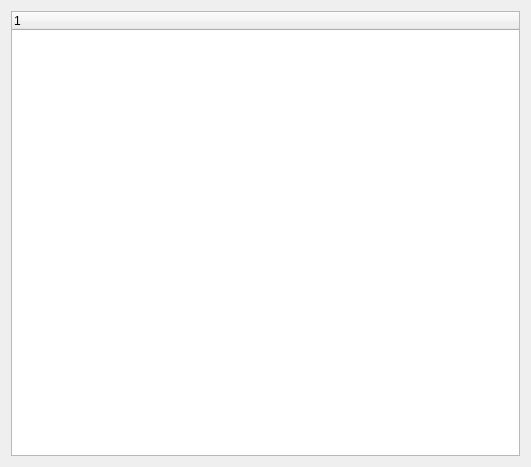
<?xml version="1.0" encoding="UTF-8"?>
<ui version="4.0">
 <class>UAVPlaneStare_ForFire</class>
 <widget class="QWidget" name="UAVPlaneStare_ForFire">
  <property name="geometry">
   <rect>
    <x>0</x>
    <y>0</y>
    <width>531</width>
    <height>467</height>
   </rect>
  </property>
  <property name="windowTitle">
   <string>Form</string>
  </property>
  <layout class="QVBoxLayout" name="verticalLayout">
   <item>
    <widget class="QTreeWidget" name="treeWidget"/>
   </item>
  </layout>
 </widget>
 <resources/>
 <connections/>
</ui>
